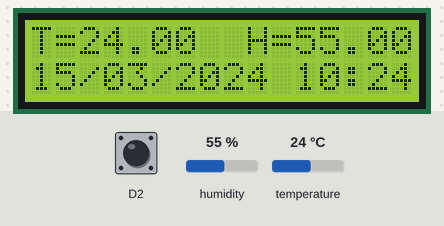
Simulated run of this sketch. Board: ESP8266 (NodeMCU). Parts: 16×2 character LCD. Inputs (shaded band) come from the test bench; at power-on: humidity 55 %, temperature 24 °C, D2 HIGH. WiFi joins after 1.5 s; servers stay silent unless stated; uploads are accepted with an empty reply; the local clock reads 2024-03-15 10:24:30 at power-on unless the sketch sets it; EEPROM starts erased; what the sketch prints to the serial monitor is not drawn.

Above: at 18.8 s.
18.9 s: humidity set to 22 %
At 20.5 s:
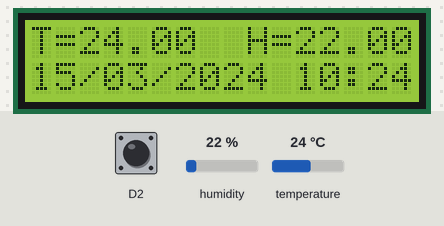
21.4 s: temperature set to 12 °C
At 23.3 s:
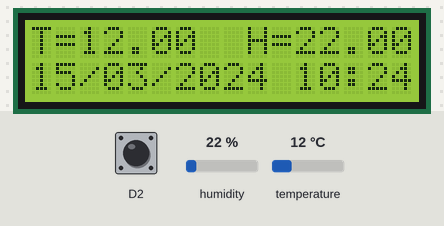
24.9 s: humidity set to 40 %
At 26.5 s:
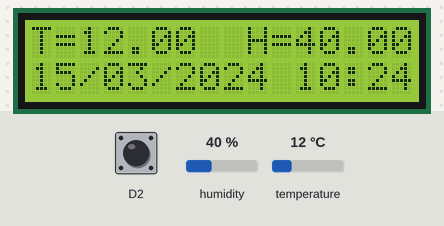
27.5 s: temperature set to 19 °C
At 29.2 s:
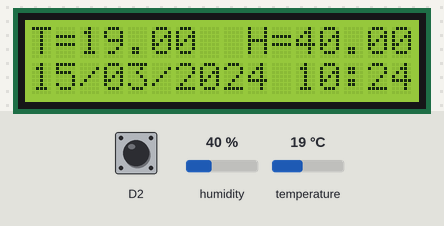
Timing chart, 0 to 30.7 s (numbered marks = the images above; inputs shaded):
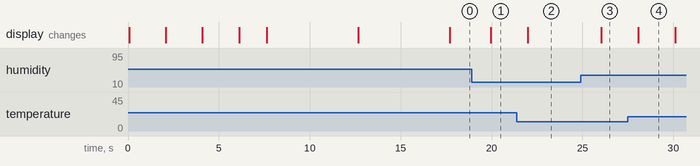

The sketch:

ITHumidityWithSSIDTimeCalibSetup.ino
```cpp
#include <ESP8266HTTPClient.h>
#include <ESP8266WiFi.h>
#include <Wire.h>
#include <LiquidCrystal_I2C.h>
#include <RTClib.h>
#include <WebSocketsServer.h>
#include <ArduinoJson.h>
#include <EEPROM.h>
#include <FS.h>
#include <ESPAsyncTCP.h>
#include <ESPAsyncWebServer.h>

#include <Adafruit_Sensor.h>
#include <Adafruit_BME280.h>

#define SEALEVELPRESSURE_HPA (1013.25)

String MAC;
const char* ssid = "GWI H&T Monitor";  // SSID for access point mode
const char* password = "q1w2e3r4";  //Password for access point mode

Adafruit_BME280 bme;
// Set the LCD address to 0x27 for a 16 chars and 2 line display
LiquidCrystal_I2C lcd(0x27, 16, 2);
RTC_DS3231 rtc;

float temperature, humidity, pressure, altitude;
unsigned long oldTime;
boolean mode = 0;
int port = 81;
long int angka;

int sign, lastSign;

int fail = 1;
String destination;

int adjHumidity = 0;
int adjTemperature = 0;

WebSocketsServer* webSocket;
AsyncWebServer server(80);
DateTime now;
HTTPClient http;

void postData(float temp, float humidity);
void webSocketEvent(uint8_t num, WStype_t type, uint8_t * payload, size_t length);
void writeString(char add, String data);
String read_String(char add);

String processor(const String& var) {
  Serial.println(var);
  Serial.println("server Called");
  return String();
}

void setup()
{
  Serial.begin(115200);
  Wire.begin(D4, D3);
  lcd.begin();
  rtc.begin();
  bme.begin(0x76);
  EEPROM.begin(512);

  // Turn on the blacklight and print a message.
  lcd.backlight();

  if (digitalRead(D2) == LOW) {
    mode = 1;
    if (!SPIFFS.begin()) {
      Serial.println("An Error has occurred while mounting SPIFFS");
      return;
    }
    lcd.print("Setup Mode");
    Serial.println();
    Serial.println("Configuring access point...");

    // You can remove the password parameter if you want the AP to be open.
    WiFi.softAP(ssid, password);
    IPAddress myIP = WiFi.softAPIP();
    Serial.print("AP IP address: ");
    Serial.println(myIP);

    server.begin();

    Serial.println("Server started");

    server.on("/", HTTP_GET, [](AsyncWebServerRequest * request) {
      request->send(SPIFFS, "/index.html", String(), false, processor);
    });

    // Route to load style.css file
    server.on("/bootstrap.min.css", HTTP_GET, [](AsyncWebServerRequest * request) {
      request->send(SPIFFS, "/bootstrap.min.css", "text/css");
    });

    //route to javascript
    server.on("/bootstrap.min.js", HTTP_GET, [](AsyncWebServerRequest * request) {
      request->send(SPIFFS, "/bootstrap.min.js", "text/css");
    });

    server.on("/jquery.min.js", HTTP_GET, [](AsyncWebServerRequest * request) {
      request->send(SPIFFS, "/jquery.min.js", "text/css");
    });

    server.on("/gwilogo.png", HTTP_GET, [](AsyncWebServerRequest * request) {
      request->send(SPIFFS, "/gwilogo.png", "img");
    });

    server.on("/favicon.ico", HTTP_GET, [](AsyncWebServerRequest * request) {
      request->send(SPIFFS, "/favicon.ico", "img");
    });


    webSocket = new WebSocketsServer(81);
  }

  else {
    lcd.print("Running!!");
    delay(2000);
    String dataRead = read_String(10);

    StaticJsonBuffer<200> jsonBuffer;
    JsonObject& root = jsonBuffer.parseObject(dataRead);

    String ssidrec = root["s"];

    String passwordrec = root["p"];

    String destinationrec = root["d"];

    String dataRead2 = read_String(2000);
    JsonObject& root2 = jsonBuffer.parseObject(dataRead2);

    adjHumidity = root2["ah"];
    adjTemperature = root2["at"];

    Serial.print("adjHumidity = ");
    Serial.println(adjHumidity);
    Serial.print("adjTemperature = ");
    Serial.println(adjTemperature );

    destination = destinationrec;

    lcd.clear();
    lcd.setCursor(0, 0);
    lcd.print(ssidrec);
    lcd.setCursor(0, 1);
    lcd.print(passwordrec);
    delay(2000);
    lcd.clear();
    lcd.setCursor(0, 0);
    lcd.print(destinationrec);
    delay(2000);
    lcd.clear();
    WiFi.mode(WIFI_STA);
    WiFi.begin(ssidrec, passwordrec);
    lcd.setCursor(0, 0);
    lcd.print("Connecting......");

    while (WiFi.status() != WL_CONNECTED) {
      delay(100);
    }
    MAC = WiFi.macAddress();
    IPAddress ip = WiFi.localIP();
    int iptiga = ip[3];
    port = (iptiga * 100) + 81;
    lcd.setCursor(0, 0);
    lcd.print(MAC);
    lcd.setCursor(0, 1);
    lcd.print(ip);
    lcd.print(":");
    lcd.print(port);

    delay(5000);
    lcd.clear();
    lcd.setCursor(0, 0);
    lcd.print("Connected");
    lcd.setCursor(10, 0);
    lcd.print(port);
    lcd.setCursor(0, 1);
    lcd.print(ip);
    delay(5000);
    lcd.clear();
    webSocket = new WebSocketsServer(port);

  }
  webSocket->begin();
  webSocket->onEvent(webSocketEvent);

}

void loop()
{
  webSocket->loop();

  if (mode == 0) {
    if ((millis() - oldTime) > 2000)   // Only process counters once per second
    {
      now = rtc.now();       //Menampilkan RTC pada variable now
      lcd.setCursor(0, 1);

      lcd.print(now.day() / 10);      //Menampilkan Tanggal
      lcd.print(now.day() % 10);
      lcd.print("/");
      lcd.print(now.month() / 10);    //Menampilkan Bulan
      lcd.print(now.month() % 10);
      lcd.print("/");
      lcd.print(now.year());       //Menampilkan Tahun
      lcd.setCursor(11, 1);
      lcd.print(now.hour() / 10);     //Menampilkan Jam
      lcd.print(now.hour() % 10);
      lcd.print(":");
      lcd.print(now.minute() / 10);
      lcd.print(now.minute() % 10);   //Menampilkan Menit

      temperature = bme.readTemperature() + adjTemperature;
      humidity = bme.readHumidity() + adjHumidity;

      //pressure = bme.readPressure() / 100.0F;
      //altitude = bme.readAltitude(SEALEVELPRESSURE_HPA);

      String json = "{\"t\":";
      json += temperature;
      json += ",\"h\":";
      json += humidity;
      json += ",\"j\":";
      json += now.hour();
      json += ",\"m\":";
      json += now.minute();
      json += "}";

      webSocket->broadcastTXT(json.c_str(), json.length());

      lcd.setCursor(0, 0);
      lcd.print("T=");
      lcd.print(temperature);
      lcd.setCursor(9, 0);
      lcd.print("H=");
      lcd.print(humidity);

      sign = now.minute();
      if (sign != lastSign)postData(temperature, humidity);
      lastSign = sign;

      oldTime = millis();
    }

  }

}

void postData(float temp, float humidity)
{

  http.begin(destination);   //Specify request destination
  http.addHeader("Content-Type", "application/x-www-form-urlencoded");  //Specify content-type header
  String temps = String(temp);
  String humiditys = String(humidity);
  String dataPost = "mac=" + MAC + "&temperature=" + temps + "&humidity=" + humiditys;
  int httpCode = http.POST(dataPost);
  String payload = http.getString();  //Get the response payload
  http.end();   //Close connection
  if (payload == " 1")fail = 0;
  else fail = 2;
}

void webSocketEvent(uint8_t num, WStype_t type, uint8_t * payload, size_t length) {
  if (type == WStype_TEXT) {

    String dataRec = (const char *) &payload[0];

    if (dataRec == "re") {
      String dataEEPROM = read_String(10);
      webSocket->broadcastTXT(dataEEPROM.c_str(), dataEEPROM.length());
    }

    else if (dataRec == "read-adj") {
//      Serial.println("read adj requested");
      String dataRead2 = read_String(2000);
//      StaticJsonBuffer<200> jsonBuffer;
//
//      JsonObject& root2 = jsonBuffer.parseObject(dataRead2);
//
//      adjHumidity = root2["ah"];
//      adjTemperature = root2["at"];
//
//      Serial.print("adjHumidity = ");
//      Serial.println(adjHumidity);
//      Serial.print("adjTemperature = ");
//      Serial.println(adjTemperature );
       webSocket->broadcastTXT(dataRead2.c_str(), dataRead2.length());
    }

    else {
      StaticJsonBuffer<200> jsonBuffer;
      JsonObject& root = jsonBuffer.parseObject(dataRec);

      Serial.println(dataRec);

      const char* s = root["s"];
      if (s) {

        Serial.println("write SSID data");

        String ssidreceived = root["s"];
        String passwordreceived = root["p"];
        String destinationreceived = root["d"];

        writeString(10, dataRec);

        String json = read_String(10);
        webSocket->broadcastTXT(json.c_str(), json.length());

        if (dataRec == json) {
          String resp = "{\"resp\":\"Ok\"}";
          webSocket->broadcastTXT(resp.c_str(), resp.length());
        }
        else {
          String resp = "{\"resp\":\"Fail\"}";
          webSocket->broadcastTXT(resp.c_str(), resp.length());
        }
      }

      const char* dy = root["dy"];

      if (dy) {
        int dy = root["dy"];
        int dm = root["dm"];
        int dd = root["dd"];
        int dh = root["dh"];
        int di = root["di"];
        rtc.adjust(DateTime(dy, dm, dd, dh, di, 0));
        Serial.println("write Time data");
      }

      const char* ah = root["ah"];

      if (ah) {
        int ahum = root["ah"];
        int atemp = root["at"];
        Serial.println("write Adjust data");
        Serial.print("Humidity : ");
        Serial.print(ahum);
        Serial.print(" Temperature : ");
        Serial.println(atemp);

        writeString(2000, dataRec);
        Serial.println("write Adjust data finished");

        adjHumidity = ahum;
        adjTemperature = atemp;

      }

    }

  }

}


void writeString(char add, String data)
{
  int _size = data.length();
  int i;
  for (i = 0; i < _size; i++)
  {
    EEPROM.write(add + i, data[i]);
  }
  EEPROM.write(add + _size, '\0'); //Add termination null character for String Data
  EEPROM.commit();
}


String read_String(char add)
{
  int i;
  char data[100]; //Max 100 Bytes
  int len = 0;
  unsigned char k;
  k = EEPROM.read(add);
  while (k != '\0' && len < 500) //Read until null character
  {
    k = EEPROM.read(add + len);
    data[len] = k;
    len++;
  }
  data[len] = '\0';
  return String(data);
}
```

Measured:
- after the input at 18.9 s, the display: changes after 1.0 s (image 1)
- after the input at 21.4 s, the display: changes after 0.58 s (image 2)
- after the input at 24.9 s, the display: changes after 1.1 s (image 3)
- after the input at 27.5 s, the display: changes after 0.58 s (image 4)
